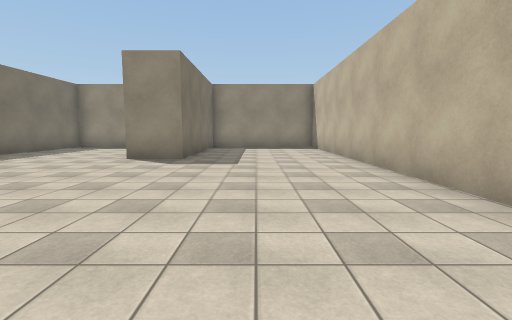
[1] (above)

24 first-person views from a walk through a Unity game level. The camera is 1.5 m above the floor, tilts 6° down and sees 85° across. The floor is counted in squares, 2 m on a side. Each view is taken from the middle of a square. On the plan, view 1 faces up. The plan holds only what a view shows up to about 10 squares ahead; the rest is blank. The place goes on beyond the plan. Some animated figures are not drawn. Surface patterns are stand-ins for the level's own textures.

[2]
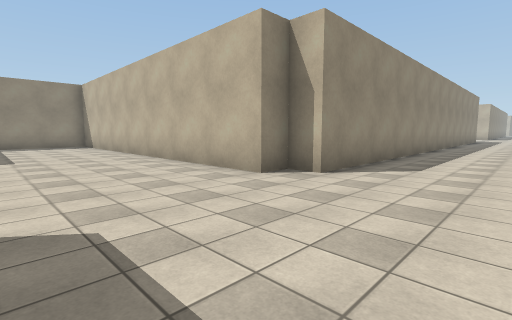

[3]
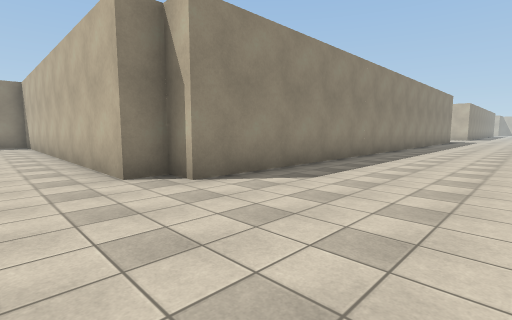

[4]
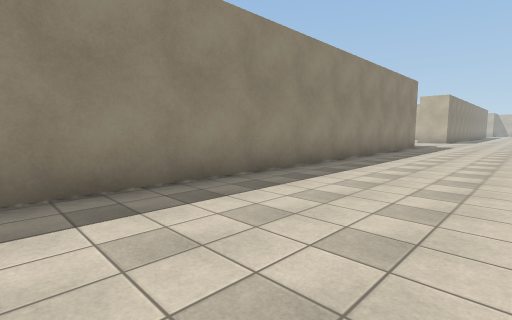

[5]
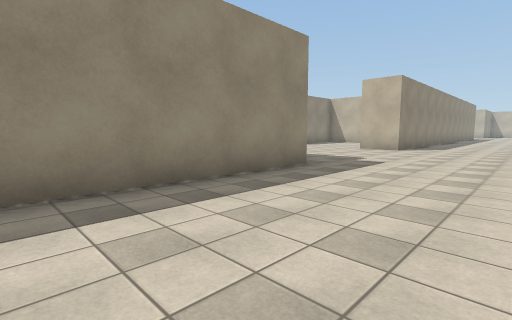

[6]
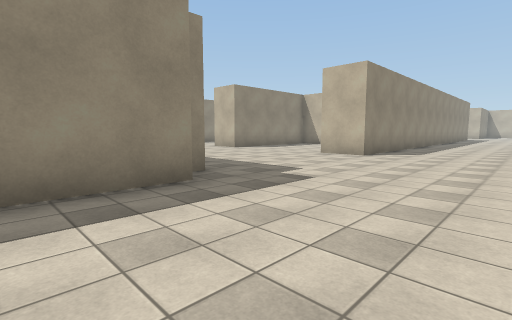

[7]
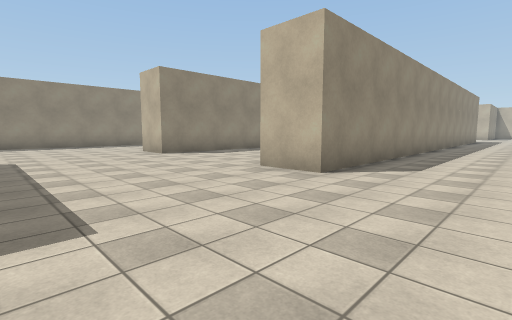

[8]
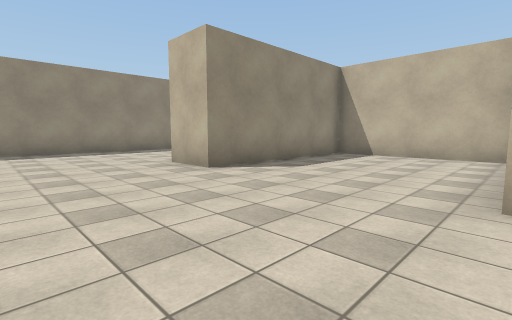

[9]
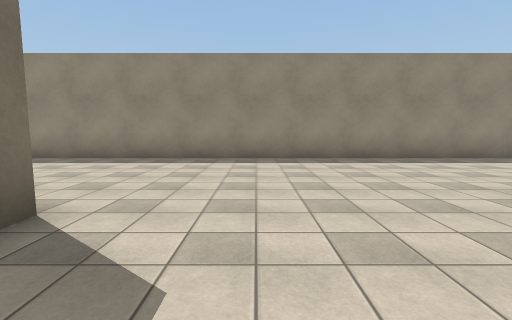

[10]
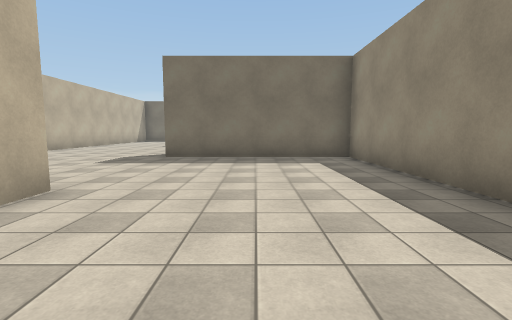

[11]
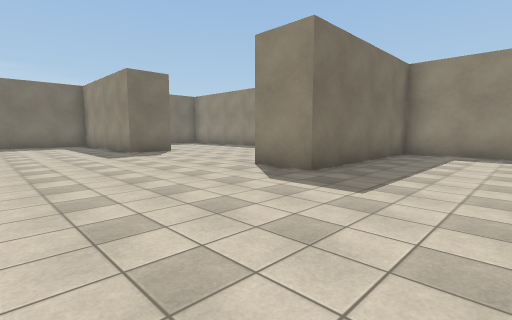

[12]
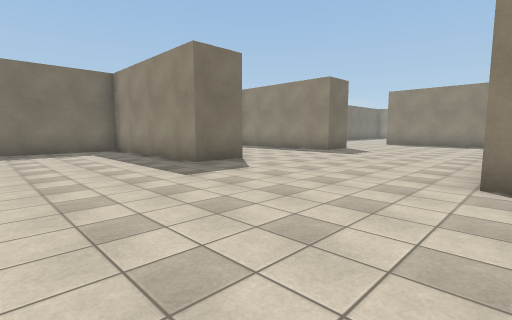

[13]
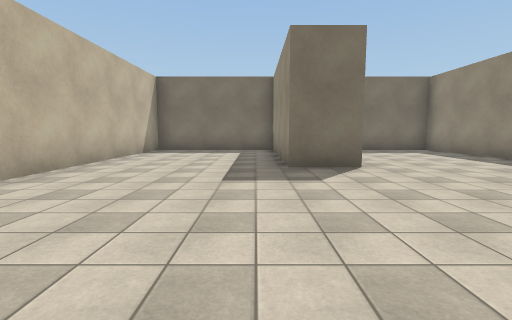

[14]
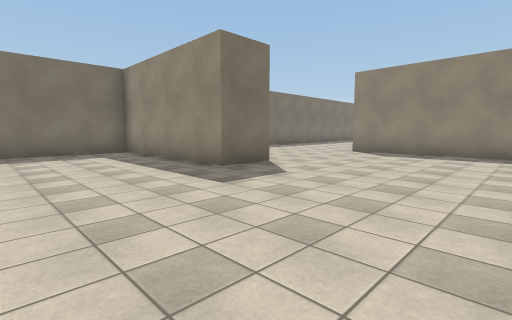

[15]
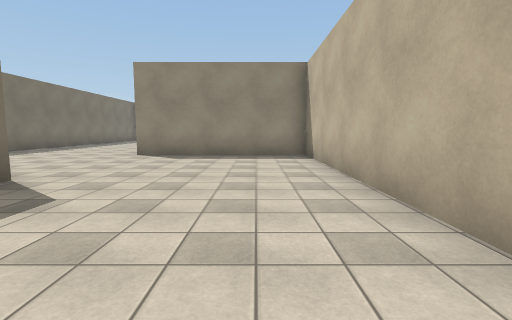

[16]
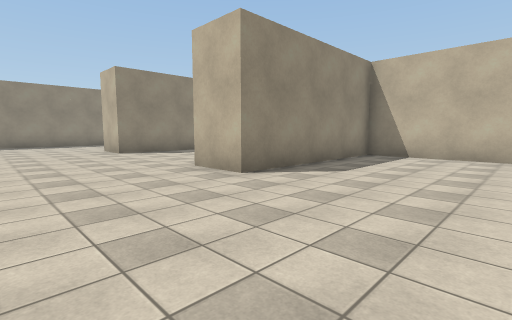

[17]
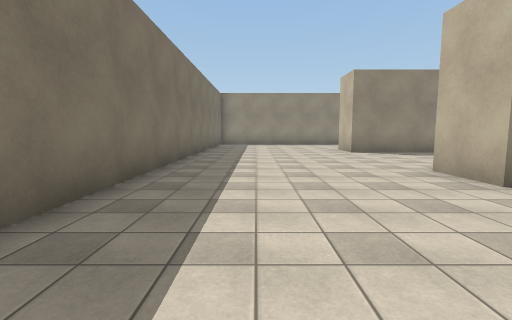

[18]
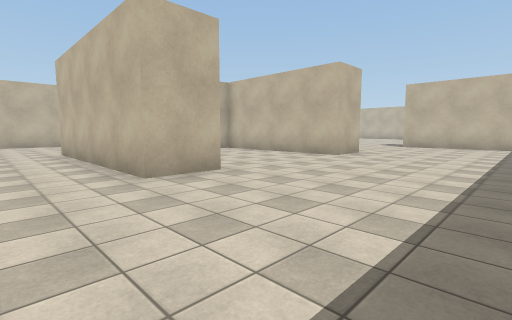

[19]
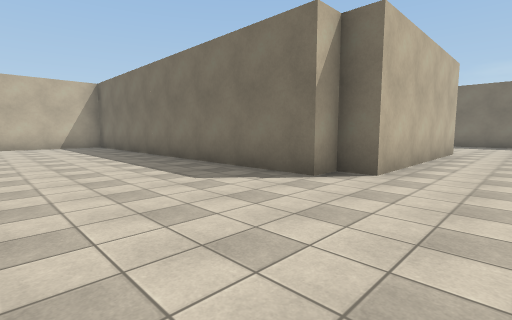

[20]
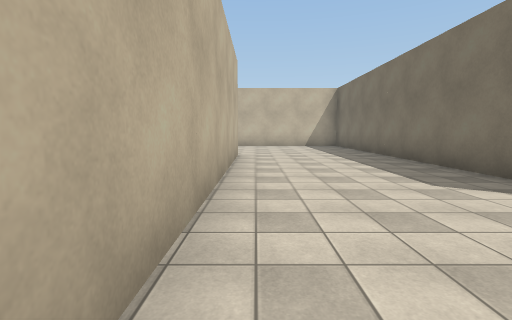

[21]
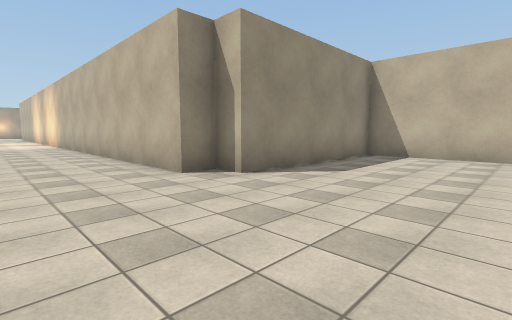

[22]
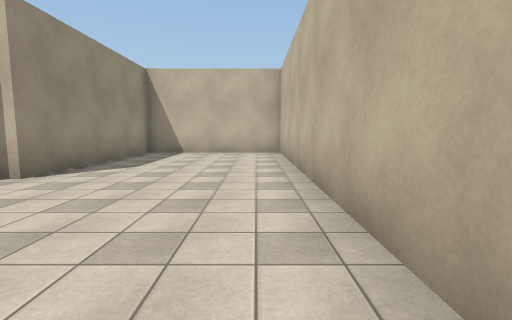

[23]
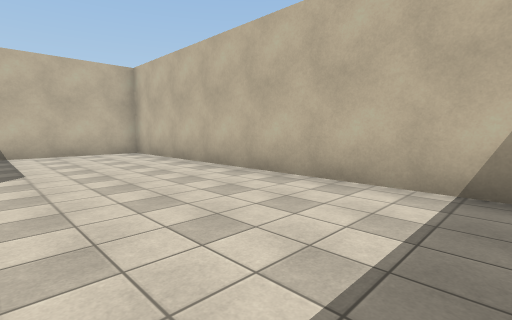

[24]
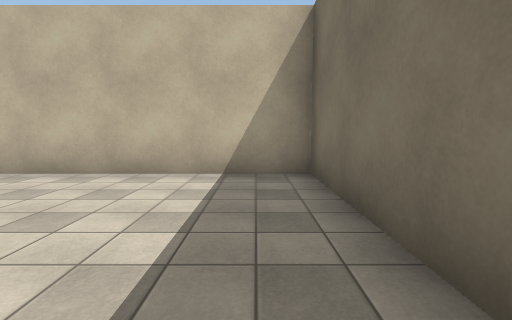

### Floor plan
Points are (right, up) in squares from view 1. A wall is a line through its corners. A room is listed if a view was taken in it or the views show most of it. See-through windows are left out.
Room 1 (views 1, 2, 3, 4, 5, 6, 7, 8, 9, 10, 11, 12, 13, 14, 15, 16, 17, 18)
walls: (14.6, 11.6) (14.6, 18.7) (9.3, 18.7) (9.3, 20.2) (11.4, 20.2); (9.3, 8.2) (9.3, 6.7) (4.4, 6.7); (20.5, 7.4) (21.2, 7.4); (22.1, 7.5) (22.1, 7); (9.3, 14.2) (9.3, 12.7) (4.1, 12.7) (4.1, 9.4); (21.4, 0.7) (3.3, 0.7) (3.3, 1.4) (2.6, 1.4) (2.6, 10); (4.1, 6.4) (4.1, 3.4); (5, 2.2) (10.9, 2.2); (-1.9, 10) (-1.9, 7.4) (-3.5, 7.4); (12.2, 24.7) (9.3, 24.7) (9.3, 26.2); (31.1, 12.7) (16, 12.7) (16, 7.4) (14.5, 7.4); (32.6, 2.4) (32.6, 6.7) (27.3, 6.7) (27.3, 8.2); (4.1, 25) (4.1, 17); (34.6, 0.7) (27.3, 0.7) (27.3, 2.2); (-7.9, 10.1) (-7.9, 8.6)
ways out: opening at (9, 27.5) to room 2
Room 2 (views 19, 20, 21, 22, 23, 24)
walls: (9.3, 26.2) (15.3, 26.2) (15.3, 25.4) (16, 25.4) (16, 14.2) (26.5, 14.2) (26.5, 18.7) (21.3, 18.7) (21.3, 19.4) (20.5, 19.4) (20.5, 27.5)
ways out: opening at (9, 27.5) to room 1

Positions as (right, up) in squares from view 1, and headings:
1: (0, 0), facing up
2: (-1, -2), facing up-right
3: (1, -3), facing up-right
4: (8, -3), facing up-right
5: (16, -3), facing up-right
6: (19, -3), facing up-right
7: (23, -2), facing up-right
8: (24, 2), facing up-right
9: (24, 5), facing up
10: (24, 10), facing left
11: (19, 3), facing up-left
12: (15, 3), facing up-left
13: (15, 6), facing left
14: (14, 9), facing up-left
15: (13, 10), facing up
16: (6, 15), facing up-right
17: (6, 15), facing up
18: (5, 28), facing down-right
19: (20, 28), facing down-left
20: (20, 28), facing down
21: (18, 15), facing up-right
22: (17, 15), facing right
23: (17, 18), facing down-right
24: (17, 19), facing down
